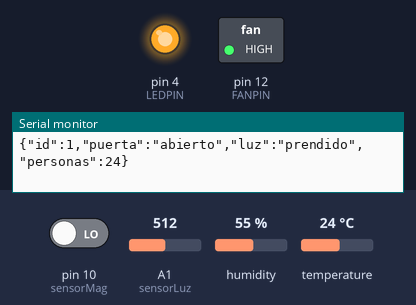
The sketch below on a simulated Arduino Uno, built with avr-gcc and run on an emulated ATmega328P. Shown: switched loads named in the sketch (green lamp = pin HIGH), output pins drawn as LEDs (lit = HIGH), the last lines printed to the serial monitor. The test bench sets the inputs (shaded band); at power-on: temperature 24 °C, A1 (sensorLuz) = 512, pin 10 (sensorMag) LOW, humidity 55 %.

Above: at 2.8 s.
2.9 s: temperature set to 22 °C
At 3.8 s:
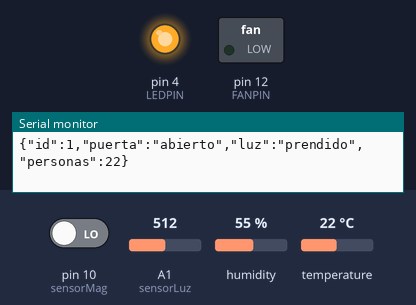
4.5 s: A1 (sensorLuz) set to 247
6.0 s: A1 (sensorLuz) set to 234
8.6 s: pin 10 (sensorMag) driven HIGH
11.6 s: temperature set to 28 °C
At 17.6 s:
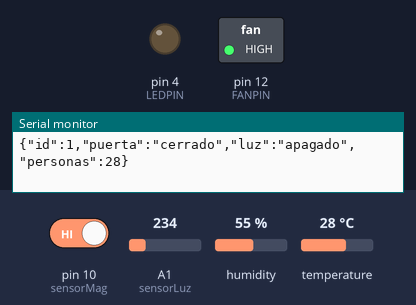
17.8 s: temperature set to 12 °C
At 20.2 s:
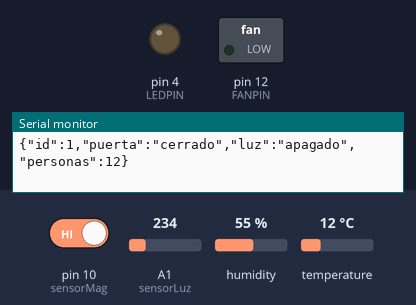
Timing chart, 0 to 21.7 s (numbered marks = the images above; inputs shaded):
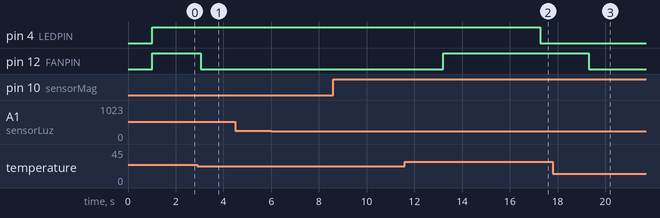

Measured:
- the behaviour switches between 24 and 23 °C on temperature (found by bisection; images 0 and 1)
- after the input at 2.9 s, pin 12 (FANPIN): HIGH → LOW after 0.15 s
- after the input at 11.6 s, pin 12 (FANPIN): LOW → HIGH after 1.6 s
- after the input at 17.8 s, pin 12 (FANPIN): HIGH → LOW after 1.5 s

The sketch:

codigo.ino
```cpp
#include <DHT.h>
#include <ArduinoJson.h>

#define DHTPIN 8          // Pin digital conectado al sensor DHT11
#define DHTTYPE DHT11     // Define el tipo de sensor DHT
#define FANPIN 12         // Pin digital conectado al ventilador
#define LEDPIN 4          // Pin digital conectado al LED
#define TEMP_THRESHOLD 23 // Umbral de temperatura para encender el ventilador

DHT dht(DHTPIN, DHTTYPE);

int sensorLuz = A1;
int sensorMag = 10;

bool puertaAbierta = false;
unsigned long tiempoCierrePuerta = 0;
const unsigned long RETARDO_LED = 8000; // 8 segundos

void setup() {
  Serial.begin(9600);
  dht.begin();
  pinMode(FANPIN, OUTPUT);  // Configura el pin del ventilador como salida
  pinMode(LEDPIN, OUTPUT);  // Configura el pin del LED como salida
  pinMode(sensorLuz, INPUT);
  pinMode(sensorMag, INPUT);
}

void loop() {
  delay(1000);

  float h = dht.readHumidity();
  float t = dht.readTemperature();

  if (isnan(h) || isnan(t)) {
    Serial.println("Failed to read from DHT sensor!");
    return;
  }

  controlarVentilador(t);
  int luz = analogRead(sensorLuz);
  int mag = digitalRead(sensorMag);

  controlarLED(mag);
  enviarDatosJSON(t, mag, luz);
}

void controlarVentilador(float temperatura) {
  if (temperatura > TEMP_THRESHOLD) {
    digitalWrite(FANPIN, HIGH);  // Enciende el ventilador
  } else {
    digitalWrite(FANPIN, LOW);   // Apaga el ventilador
  }
}

void controlarLED(int estadoMagnetico) {
  if (estadoMagnetico == HIGH) { // Puerta cerrada
    if (puertaAbierta) {
      tiempoCierrePuerta = millis();
      puertaAbierta = false;
    }
  } else { // Puerta abierta
    digitalWrite(LEDPIN, HIGH); // Enciende el LED
    puertaAbierta = true;
  }

  if (!puertaAbierta && (millis() - tiempoCierrePuerta >= RETARDO_LED)) {
    digitalWrite(LEDPIN, LOW);
  }
}

void enviarDatosJSON(float temperatura, int estadoMagnetico, int luz) {
  DynamicJsonDocument jsonDoc(200);
  JsonObject root = jsonDoc.to<JsonObject>();

  root["id"] = 1;
  root["puerta"] = (estadoMagnetico == HIGH) ? "cerrado" : "abierto";
  root["luz"] = (luz > 240) ? "prendido" : "apagado";
  root["personas"] = temperatura;

  serializeJson(root, Serial);
  Serial.println(); // Agrega una línea en blanco al final para indicar el final del JSON
}
```
